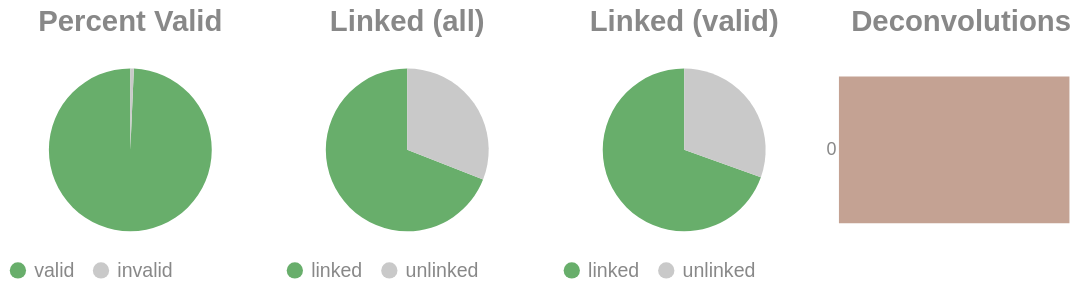

The notebook cell this image was saved under:
### Code cell
if SKIPLR:
    pass
else:
    clash = Counter()
    for i in valids['molecule'].to_list():
        _mol = i.split("-")
        if len(_mol) == 1:
            clash.update('0')
        else:
            clash.update(_mol[-1])

    _d = {"deconvolutions": [], 'count': []}
    for k,v in clash.items():
        _d['deconvolutions'].append(k)
        _d['count'].append(v)

    tot_valid = valids['reads'].sum()
    mask = valids['reads'] >= 2
    n_linked_reads = valids.filter(mask)['reads'].sum()
    if n_linked_reads == 0:
        print_html("No linked molecules (>=2 reads) were detected; skipping linked-only distributions.")
        SKIPLR = True
    else:
        perc_valid = round(tot_valid / n_reads, 4)
        linked_perc_abs = round(n_linked_reads / n_reads, 4)
        linked_perc = round(n_linked_reads / tot_valid, 4)

    _valid = pl.DataFrame({"valids": ['valid', 'invalid'], "count": [tot_valid, n_reads - tot_valid]})
    _linked_abs = pl.DataFrame({"linked (absolute)": ['linked', 'unlinked'], "count": [n_linked_reads, n_reads - n_linked_reads]})
    _linked_rel = pl.DataFrame({"linked (valids)": ['linked', 'unlinked'], "count": [n_linked_reads, tot_valid - n_linked_reads]})

    (
        alt.hconcat(
            piechart(_valid, goodval = 'valid', title = "Percent Valid"),
            piechart(_linked_abs, goodval = "linked", title =  "Linked (all)"),
            piechart(_linked_rel, goodval = "linked", title =  "Linked (valid)"),
            convolutionbar(pl.DataFrame(_d), title = "Deconvolutions"),
            center = True,
            bounds = 'flush'
        )
        .resolve_scale(color='independent')
        .resolve_legend('independent')
        .properties(usermeta={'embedOptions': {"actions": False}})
    ).display()

### Figure 1 — Vega-Lite specification as saved in the notebook (floating-point values rounded to 4 significant figures)
{"width": "container", "height": 400, "config": {"title": {"anchor": "start", "dy": -15, "fontSize": 18, "color": "#888888", "subtitleColor": "#888888", "subtitleFontSize": 14}, "arc": {"fill": "#0072B2"}, "axis": {"domainColor": "#888888", "domainWidth": 0.5, "gridWidth": 0.2, "grid": false, "titleFontWeight": 400, "titleFontSize": 15, "labelFontSize": 11, "labelColor": "#888888", "tickColor": "#888888", "tickWidth": 0.2, "titleColor": "#888888"}, "axisBand": {"grid": false}, "axisX": {"grid": true, "tickSize": 10, "domainCap": "round"}, "axisY": {"domain": false, "grid": true, "tickSize": 0, "domainCap": "round"}, "background": "transparent", "header": {"labelFontSize": 15, "labelColor": "#888888", "titleFontSize": 15, "titleFontWeight": 600, "titleColor": "#888888"}, "legend": {"labelFont": "sans-serif", "labelFontSize": 12, "labelColor": "#888888", "symbolSize": 100, "symbolType": "circle", "titleFontSize": 12, "titlePadding": 10, "titleColor": "#888888", "title": null}, "range": {"category": ["#E69F00", "#56B4E9", "#009E73", "#F0E442", "#0072B2", "#D55E00", "#CC79A7", "#000000"], "diverging": ["#cfe8f3", "#a2d4ec", "#73bfe2", "#46abdb", "#1696d2", "#12719e"]}, "area": {"fill": "#0072B2", "fillOpacity": 0.7, "line": true, "strokeOpacity": 0.7}, "line": {"color": "#0072B2", "stroke": "#0072B2", "strokeWidth": 2}, "trail": {"color": "#0072B2", "stroke": "#0072B2", "strokeWidth": 0, "size": 1}, "point": {"filled": true, "fillOpacity": 1.0, "size": 95}, "text": {"color": "#888888", "fontSize": 11, "align": "right", "fontWeight": 400, "size": 11}, "bar": {"fill": "#0072B2", "stroke": null}, "view": {"stroke": null, "continuousWidth": 660, "continuousHeight": 400}}, "hconcat": [{"data": {"name": "data-853482df116478c25f63c5f6313dcb1a"}, "mark": {"type": "arc"}, "encoding": {"color": {"field": "valids", "legend": {"orient": "bottom", "title": null}, "scale": {"domain": ["valid", "invalid"], "range": ["#68ae6b", "#C9C9C9"]}, "title": "Valids", "type": "nominal"}, "theta": {"field": "count", "type": "quantitative"}, "tooltip": [{"field": "valids", "title": "Valids", "type": "ordinal"}, {"field": "percent", "format": ".2%", "title": "Percent", "type": "quantitative"}, {"field": "count", "title": "Count", "type": "quantitative"}]}, "height": 100, "title": {"text": "Percent Valid", "align": "center", "anchor": "middle"}, "transform": [{"calculate": "datum.count / 5749267", "as": "percent"}], "width": 150}, {"data": {"name": "data-69e4581e911ae58c3f89c35fe389b494"}, "mark": {"type": "arc"}, "encoding": {"color": {"field": "linked (absolute)", "legend": {"orient": "bottom", "title": null}, "scale": {"domain": ["linked", "unlinked"], "range": ["#68ae6b", "#C9C9C9"]}, "title": "Linked (Absolute)", "type": "nominal"}, "theta": {"field": "count", "type": "quantitative"}, "tooltip": [{"field": "linked (absolute)", "title": "Linked (Absolute)", "type": "ordinal"}, {"field": "percent", "format": ".2%", "title": "Percent", "type": "quantitative"}, {"field": "count", "title": "Count", "type": "quantitative"}]}, "height": 100, "title": {"text": "Linked (all)", "align": "center", "anchor": "middle"}, "transform": [{"calculate": "datum.count / 5749267", "as": "percent"}], "width": 150}, {"data": {"name": "data-81d1b241fe7b0821ae314dd8c79173f4"}, "mark": {"type": "arc"}, "encoding": {"color": {"field": "linked (valids)", "legend": {"orient": "bottom", "title": null}, "scale": {"domain": ["linked", "unlinked"], "range": ["#68ae6b", "#C9C9C9"]}, "title": "Linked (Valids)", "type": "nominal"}, "theta": {"field": "count", "type": "quantitative"}, "tooltip": [{"field": "linked (valids)", "title": "Linked (Valids)", "type": "ordinal"}, {"field": "percent", "format": ".2%", "title": "Percent", "type": "quantitative"}, {"field": "count", "title": "Count", "type": "quantitative"}]}, "height": 100, "title": {"text": "Linked (valid)", "align": "center", "anchor": "middle"}, "transform": [{"calculate": "datum.count / 5709258", "as": "percent"}], "width": 150}, {"data": {"name": "data-7111ea0eb79e1a68dc1d76a70179af56"}, "mark": {"type": "bar"}, "encoding": {"color": {"field": "deconvolutions", "legend": null, "scale": {"scheme": "lightgreyred"}, "type": "nominal"}, "tooltip": [{"field": "deconvolutions", "title": "Deconvolutions", "type": "ordinal"}, {"field": "percent", "format": ".2%", "title": "Percent", "type": "quantitative"}, {"field": "count", "title": "Count", "type": "quantitative"}], "x": {"axis": null, "field": "count", "type": "quantitative"}, "y": {"field": "deconvolutions", "sort": "ascending", "title": null, "type": "nominal"}}, "height": 100, "title": {"text": "Deconvolutions", "align": "center", "anchor": "middle"}, "transform": [{"calculate": "datum.count / 2641466", "as": "percent"}], "width": 150}], "bounds": "flush", "center": true, "resolve": {"legend": {"angle": "independent"}, "scale": {"color": "independent"}}, "usermeta": {"embedOptions": {"actions": false}}, "$schema": "https://vega.github.io/schema/vega-lite/v6.1.0.json", "datasets": {"data-853482df116478c25f63c5f6313dcb1a": [{"valids": "valid", "count": 5709258}, {"valids": "invalid", "count": 40009}], "data-69e4581e911ae58c3f89c35fe389b494": [{"linked (absolute)": "linked", "count": 3970388}, {"linked (absolute)": "unlinked", "count": 1778879}], "data-81d1b241fe7b0821ae314dd8c79173f4": [{"linked (valids)": "linked", "count": 3970388}, {"linked (valids)": "unlinked", "count": 1738870}], "data-7111ea0eb79e1a68dc1d76a70179af56": [{"deconvolutions": "0", "count": 2641466}]}}
